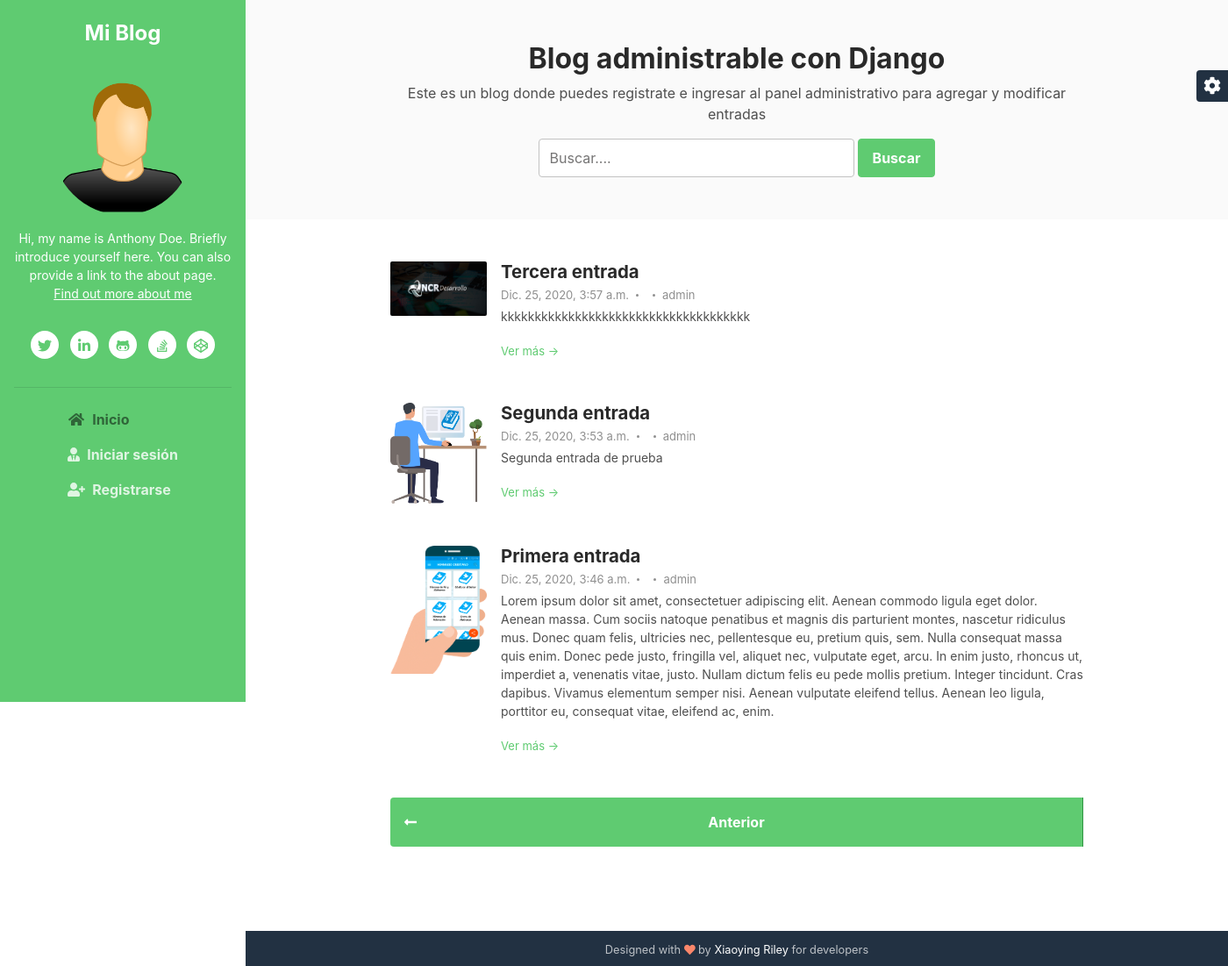
Screenshot of /?page=2 with the database file from the repository.
### mainapp/models.py (models this page shows, shortened)
class Entrada(models.Model):
    title = models.CharField(max_length=150, verbose_name="Título")
    content = RichTextField(verbose_name="Contenido")
    image = models.ImageField(default='null', verbose_name="Imagen", upload_to="articles")
    public = models.BooleanField(verbose_name="¿Publicado?")
    user = models.ForeignKey(User, editable=False, verbose_name="Usuario", on_delete=models.CASCADE)
    created_at = models.DateTimeField(auto_now_add=True, verbose_name="Creado el")
    updated_at = models.DateTimeField(auto_now=True, verbose_name="Actualizado el")
    class Meta:
        verbose_name = "Entrada"
        verbose_name_plural = "Entradas"
        ordering = ['-created_at']#para ordenar por fecha de creado

### mainapp/views.py (the view)
# urls.py: path('', mainapp.views.index, name="index"),
def index(request):
    queryset = request.GET.get("buscar")
    entradas = Entrada.objects.filter(public=True)
    if queryset:
        query = Q(title__icontains = queryset)
        query.add(Q(content__icontains = queryset), Q.OR)
        query.add(Q(public=True), Q.AND)
        entradas = Entrada.objects.filter(query)
    paginator = Paginator(entradas, 3)
    page = request.GET.get('page')
    page_entradas = paginator.get_page(page)
    return render(request, 'mainapp/index.html',{
        'title': 'Inicio',
        'entradas': page_entradas
    })

### mainapp/templates/mainapp/index.html (shortened to what this page needs)
{% extends 'layouts/layout.html' %}
{% block titulo_buscador %}
<section class="cta-section theme-bg-light py-5">
	<div class="container text-center">
		<h2 class="heading">Blog administrable con Django</h2>
		<div class="intro">Este es un blog donde puedes registrate e ingresar al panel administrativo para agregar y modificar entradas</div>
		<form class="signup-form form-inline justify-content-center pt-3" method="GET">
			<div class="form-group">
				<input type="text" id="semail" name="buscar" class="form-control mr-md-1 semail" placeholder="Buscar....">
			</div>
			<button type="submit" class="btn btn-primary">Buscar</button>
		</form>
	</div>
</section>
{% endblock  %}
{% block content %}
    {% load static %}
	{% for entrada in entradas %}
		<div class="item mb-5">
		<div class="media">
		{% if entrada.image != 'null' and entrada.image.url|length >= 1 %}
			<img class="mr-3 img-fluid post-thumb d-none d-md-flex" src="{{entrada.image.url}}" alt="image">
			{% else %}
			<img class="mr-3 img-fluid post-thumb d-none d-md-flex" src="{% static 'assets/images/blog/no_image.jpg' %}" alt="image">
		{% endif %}
			<div class="media-body">
				<h3 class="title mb-1"><a href="{% url 'detalle_entrada' entrada.id %}">{{entrada.title}}</a></h3>
				<div class="meta mb-1"><span class="date">{{entrada.created_at}}</span><span class="time"></span><span class="comment"><a href="#">{{entrada.user}}</a></span></div>
				<div class="intro">{{entrada.content|safe}}</div>
				<a class="more-link" href="{% url 'detalle_entrada' entrada.id %}">Ver más &rarr;</a>
			</div>
		</div>
	</div>
	{% endfor %}
	<nav class="blog-nav nav nav-justified my-5">
		{% if entradas.has_previous %}
			<a class="nav-link-prev nav-item nav-link rounded-left" href="?page={{entradas.previous_page_number}}">Anterior<i class="arrow-prev fas fa-long-arrow-alt-left"></i></a>
		{% endif %}
	</nav>
{% endblock  %}

### mainapp/templates/layouts/layout.html (shortened to what this page needs)
<!DOCTYPE html>
<html lang="en">
<head>
    {% load static %}
    <link id="theme-style" rel="stylesheet" href="{% static 'assets/css/theme-1.css' %}">
    <link id="theme-style" rel="stylesheet" href="{% static 'assets/css/estilos_personalizados.css' %}">
</head>
<body>
    <header class="header text-center">
	    <h1 class="blog-name pt-lg-4 mb-0"><a href="index.html">Mi Blog</a></h1>
	    <nav class="navbar navbar-expand-lg navbar-dark" >
			<div id="navigation" class="collapse navbar-collapse flex-column" >
				<div class="profile-section pt-3 pt-lg-0">
				    <img class="profile-image mb-3 rounded-circle mx-auto" src="{% static 'assets/images/perfil.png' %}" alt="image" >
					<div class="bio mb-3">Hi, my name is Anthony Doe. Briefly introduce yourself here. You can also provide a link to the about page.<br><a href="#">Find out more about me</a></div>
					<ul class="social-list list-inline py-3 mx-auto">
			            <li class="list-inline-item"><a href="#"><i class="fab fa-twitter fa-fw"></i></a></li>
			            <li class="list-inline-item"><a href="#"><i class="fab fa-linkedin-in fa-fw"></i></a></li>
			            <li class="list-inline-item"><a href="#"><i class="fab fa-github-alt fa-fw"></i></a></li>
			            <li class="list-inline-item"><a href="#"><i class="fab fa-stack-overflow fa-fw"></i></a></li>
			            <li class="list-inline-item"><a href="#"><i class="fab fa-codepen fa-fw"></i></a></li>
			        </ul>
			        <hr>
				</div>
				<ul class="navbar-nav flex-column text-left">
					<li class="nav-item active">
					    <a class="nav-link" href="{% url 'index' %}"><i class="fas fa-home fa-fw mr-2"></i>Inicio <span class="sr-only">(current)</span></a>
					</li>
					<li class="nav-item">
					    <a class="nav-link" href="/admin/"><i class="fas fa-user-tie mr-2"></i>Iniciar sesión</a>
					</li>
					<li class="nav-item">
					    <a class="nav-link" href="{% url 'registro_usuario' %}"><i class="fas fa-user-plus mr-2"></i></i>Registrarse</a>
					</li>
				</ul>
			</div>
		</nav>
    </header>
    <div class="main-wrapper">
	    {% block titulo_buscador %}
        {% endblock  %}
	    <section class="blog-list px-3 py-5 p-md-5">
		    <div class="container">
                {% block content %}
                {% endblock  %}
		    </div>
	    </section>
	    <footer class="footer text-center py-2 theme-bg-dark">
                <small class="copyright">Designed with <i class="fas fa-heart" style="color: #fb866a;"></i> by <a href="http://themes.3rdwavemedia.com" target="_blank">Xiaoying Riley</a> for developers</small>
	    </footer>
    </div>
    <div id="config-panel" class="config-panel d-none d-lg-block">
        <div class="panel-inner">
            <a id="config-trigger" class="config-trigger config-panel-hide text-center" href="#"><i class="fas fa-cog fa-spin mx-auto" data-fa-transform="down-6" ></i></a>
        </div>
    </div>
</body>
</html>

### rows the page displays
Entrada: image (picture), title "Tercera entrada", created_at "Dic. 25, 2020, 3:57 a.m.", user "admin", content "kkkkkkkkkkkkkkkkkkkkkkkkkkkkkkkkkkkkk"
Entrada: image (picture), title "Segunda entrada", created_at "Dic. 25, 2020, 3:53 a.m.", user "admin", content "Segunda entrada de prueba"
Entrada: image (picture), title "Primera entrada", created_at "Dic. 25, 2020, 3:46 a.m.", user "admin", content "Lorem ipsum dolor sit amet, consectetuer adipiscing elit. Aenean commodo ligula eget dolor. Aenean massa. Cum sociis natoque penatibus et magnis dis parturient montes, nascetur ridiculus mus. Donec quam felis, ultricies nec, pellentesque eu, pretium quis, sem. Nulla consequat massa quis enim. Donec pede justo, fringilla vel, aliquet nec, vulputate eget, arcu. In enim justo, rhoncus ut, imperdiet a, venenatis vitae, justo. Nullam dictum felis eu pede mollis pretium. Integer tincidunt. Cras dapibus. Vivamus elementum semper nisi. Aenean vulputate eleifend tellus. Aenean leo ligula, porttitor eu, consequat vitae, eleifend ac, enim."
